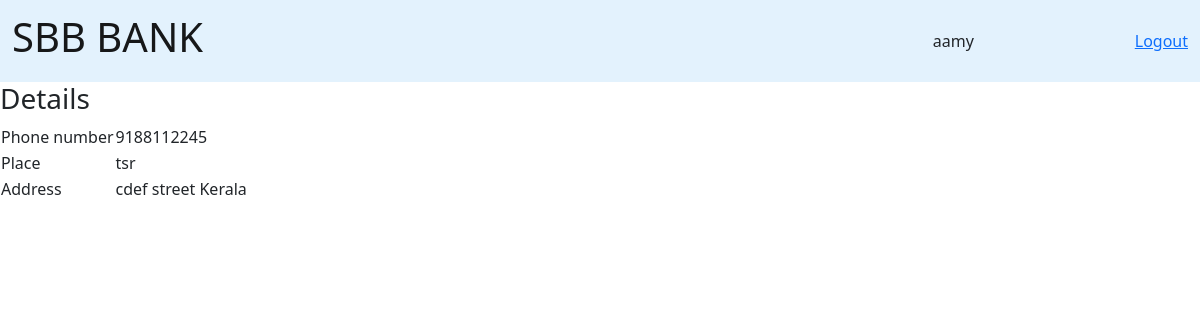
The page /profiles/viewprofile2 (signed in) on the database as committed earlier.
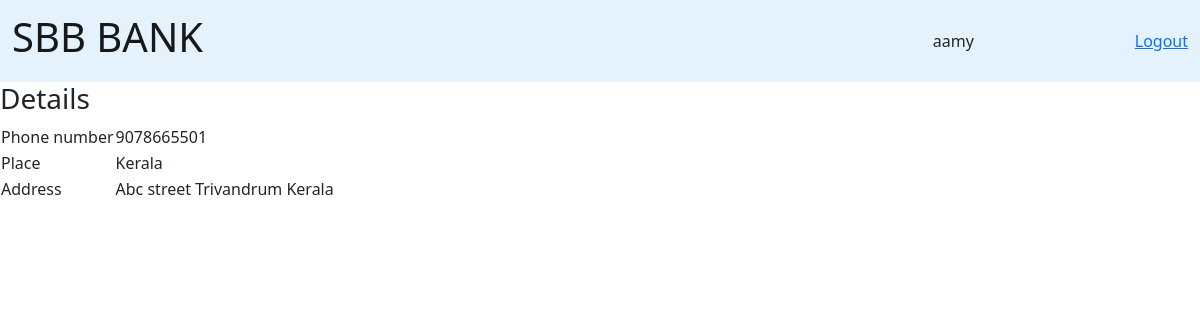
The same page on the database as committed later.
### profiles/models.py (models this page shows, shortened)
class UserProfile(models.Model):
    user = models.OneToOneField(User, on_delete=models.CASCADE)
    phone_no = models.IntegerField()
    Place = models.CharField(max_length=100, default='')
    address = models.TextField()

### profiles/views.py (the view)
# urls.py: path('viewprofile<int:pk>', login_required(ViewProfile.as_view()), name='viewprofile'),
class ViewProfile(LoginRequiredMixin,DetailView):
    model = UserProfile
    fields="__all__"
    success_url = reverse_lazy('profilehome')
    template_name = "profiles/viewprofile.html"

### profiles/templates/profiles/viewprofile.html
{% extends 'profiles/base.html'%}
{% block body_block %}
<h3>Details</h3>
<table>
  <tr>
      <td>Phone number</td>
      <td>{{object.phone_no}}</td>
  </tr>
    <tr>
      <td>Place</td>
      <td>{{object.Place}}</td>
    </tr>
    <tr>
      <td>Address</td>
        <td>{{object.address}}</td>
    </tr>
</table>
{%endblock%}

Rows that differ between the two databases and show on the page:
changed UserProfile: phone_no "9188112245" → "9078665501"; Place "tsr" → "Kerala"; address "cdef street Kerala" → "Abc street Trivandrum Kerala"
